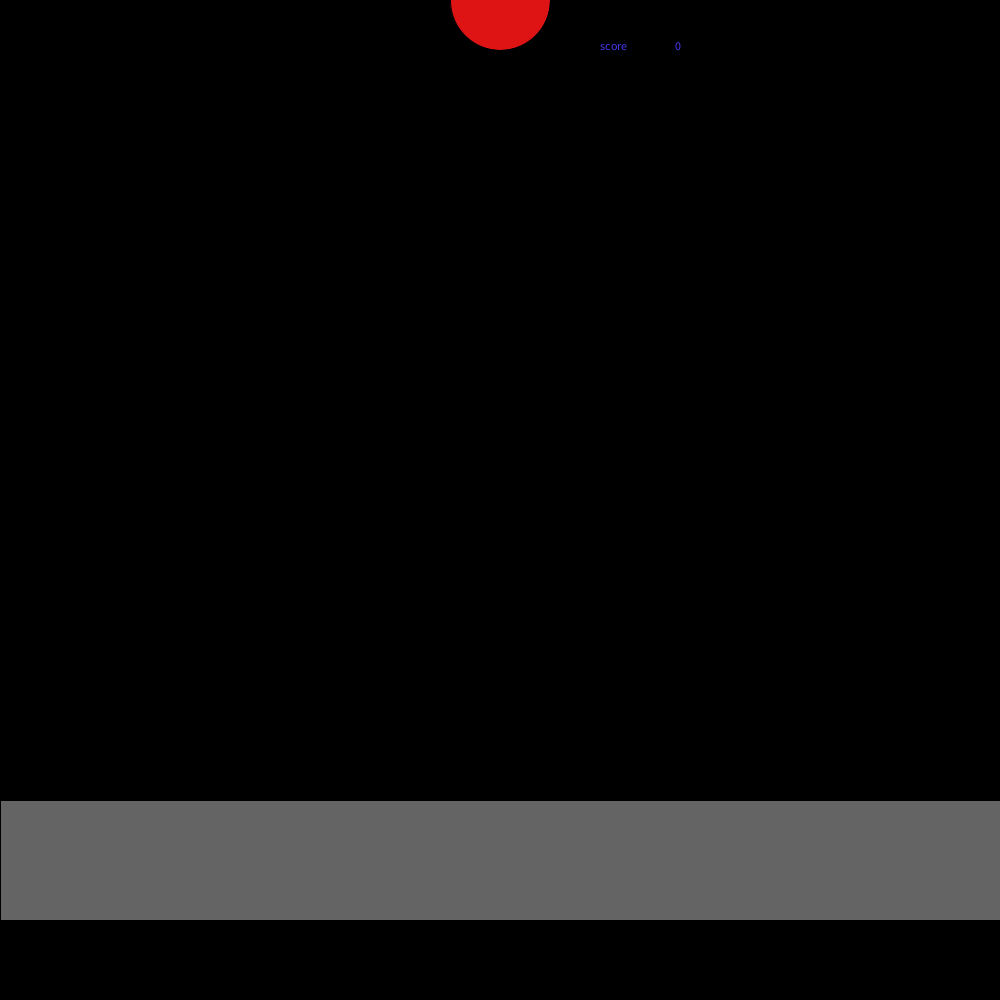
Frame 1 (no input)
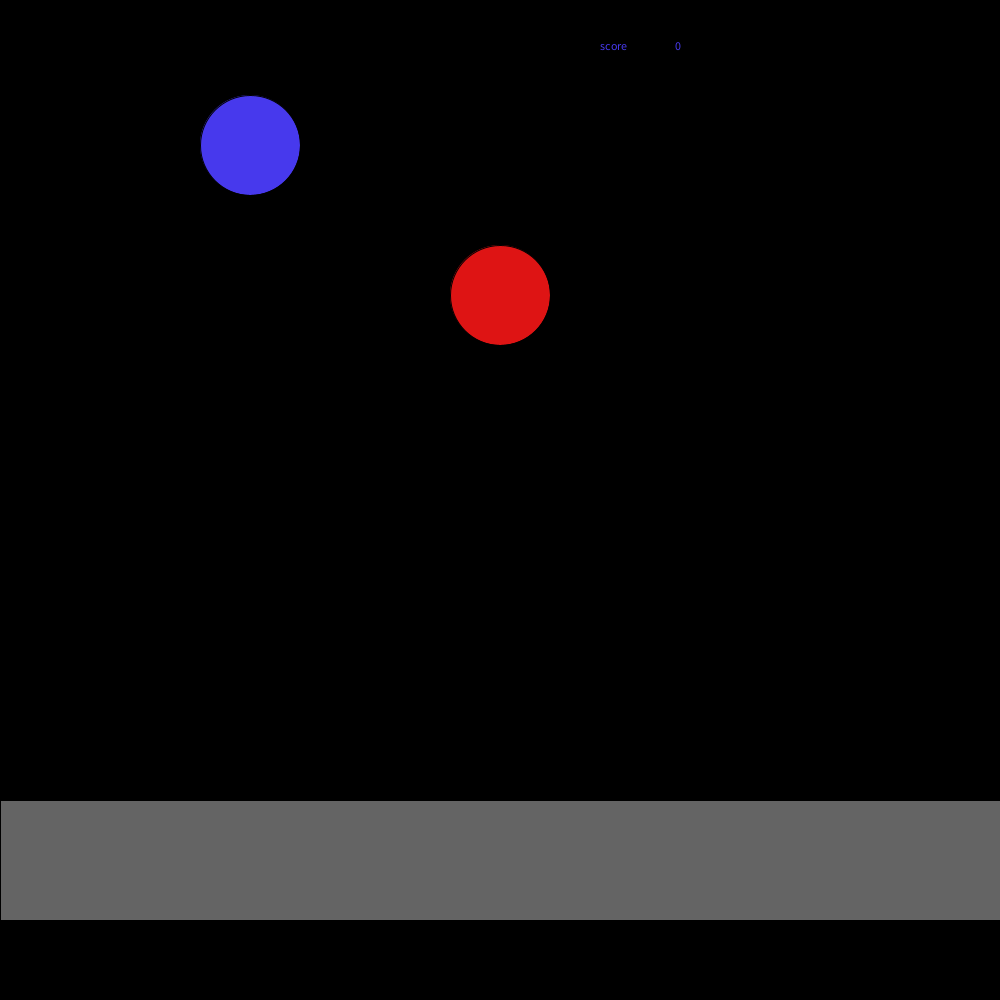
Frame 60 (the mouse pressed at the canvas centre just before this capture)
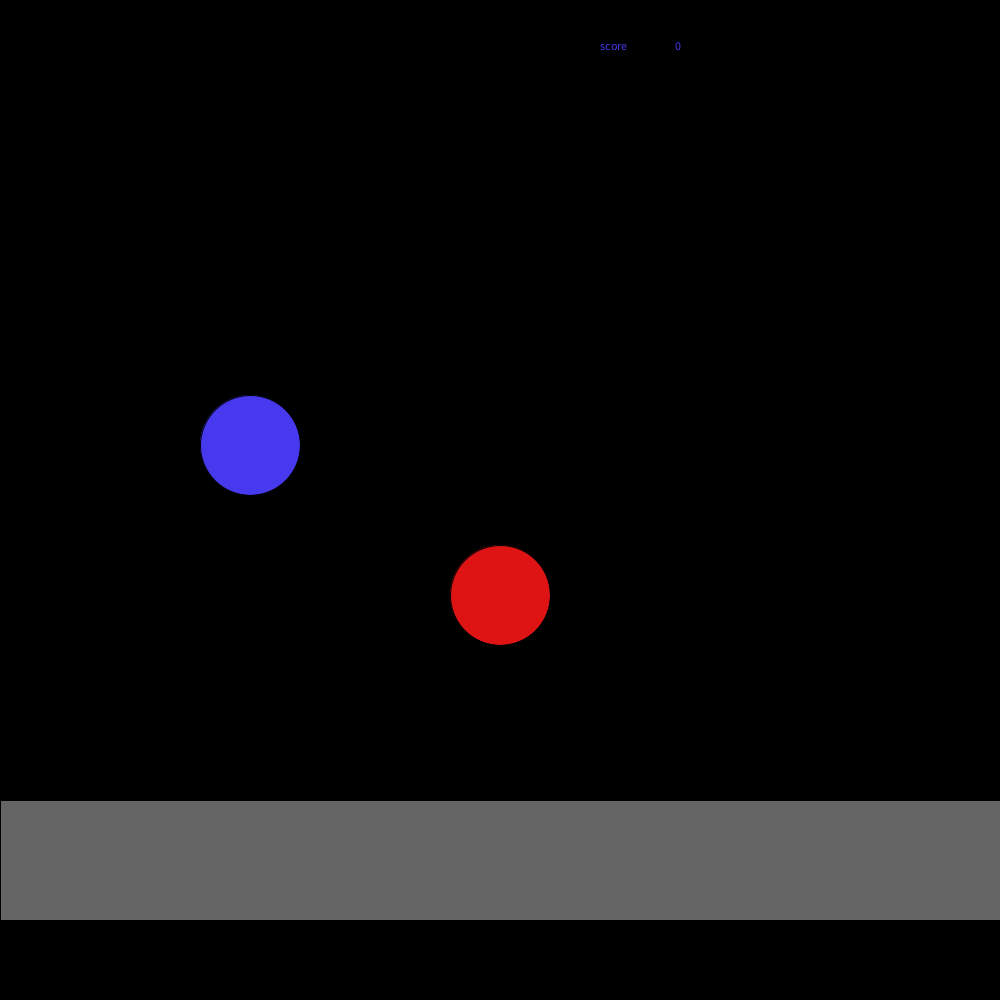
Frame 120 (the mouse held since frame 60 and released just before this capture)

The Processing sketch that drew these frames (run headless with seeded random() and noise(); from frame 60 on, the mouse is pressed at the canvas centre):

// Processing sketch: Jackson_FNF_thing
// ── Jackson_FNF_thing.pde
int bally=0;
int myScore=0;
int ballx=-150;
int speed=5;
void setup()
{
  noCursor();
  size(1000, 1000);
}
void draw()
{
  background (0, 0, 0);
  fill(100,100,100);
  rect(0,800,1000,120);
  fill(#DE1414);
  ellipse(500,bally,100,100);
  fill(#4739ED);
  ellipse(250,ballx,100,100);
  bally=bally+speed;
  ballx=ballx+speed;


  if (bally>1030)
  {
    bally=0;
  }
  if(ballx>1030)
  {
    ballx=0;
  }
  text("score", 600, 50);
  text(myScore, 675, 50);
}
void keyPressed()
{
  if (key=='5'&&bally>800&&bally<920)
  {
    myScore=myScore+25;
    bally=0;
  }
  if(key=='4'&&ballx>800&&ballx<920)
  {
    myScore=myScore+25;
    ballx=0;
  }

}
